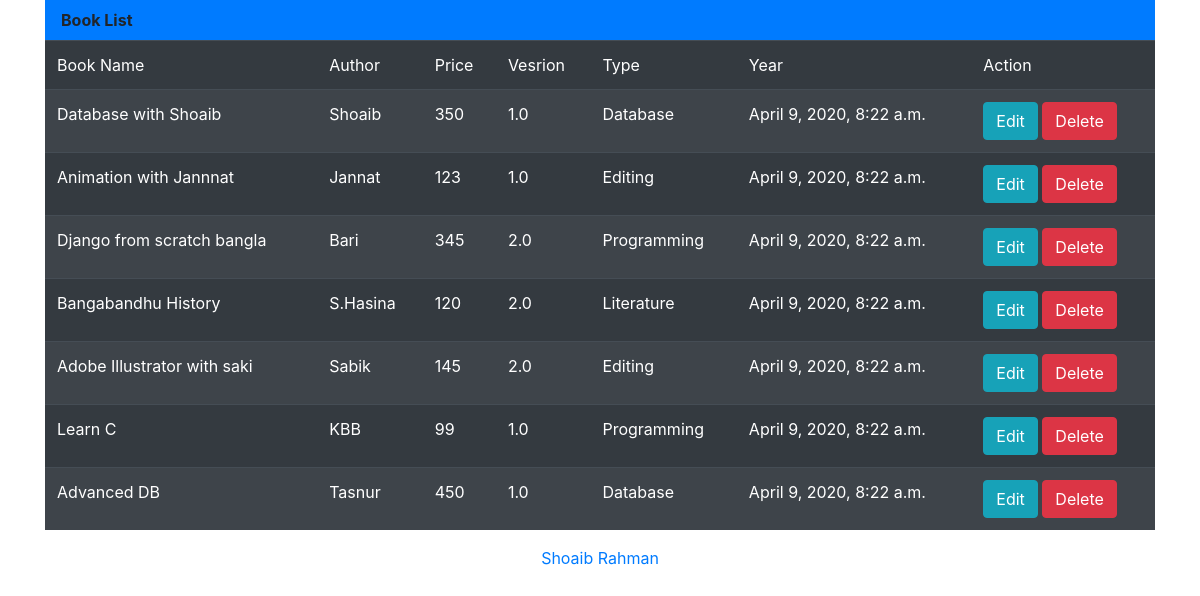
/book/, run on the app's committed database.
### bookshelf/models.py (models this page shows, shortened)
class books(models.Model):
    book_name = models.CharField(max_length=255)
    book_author = models.CharField(max_length=255)
    book_version = models.FloatField()
    book_price = models.PositiveIntegerField()
    publish_year = models.DateTimeField(default=timezone.now())
    booktype = models.ForeignKey(booktype, on_delete=models.CASCADE)

class booktype(models.Model):
    book_type = models.CharField(max_length=255)
    book_avail = models.CharField(max_length=255)
    book_publish = models.CharField(max_length=255)
    def __str__(self):
        return self.book_type

### bookshelf/views.py (the view)
# urls.py: path('', views.booksview, name='books'),
def booksview(request):
    obj = books.objects.all()
    return render(request, 'bookindex.html', {'x': obj})

### templates/BookIndex.html
{% extends 'master.html'%}
{% block bodycontents%}
<nav class="navbar navbar-dark bg-primary">
    <b>Book List</b>
</nav>
<body>
<table class="table table-striped table-dark">
    <thead>
    <tr>
        <td>Book Name</td>
        <td>Author</td>
        <td>Price</td>
        <td>Vesrion</td>
        <td>Type</td>
        <td>Year</td>
        <td>Action</td>
    </tr>
    </thead>
    <tbody>
    {% for book in  x %}
        <tr>
            <td>{{ book.book_name }}</td>
            <td>{{ book.book_author }}</td>
            <td>{{ book.book_price }}</td>
            <td>{{ book.book_version }}</td>
            <td>{{ book.booktype }}</td>
            <td>{{ book.publish_year }}</td>
            <td>
                <a href="edit/{{ book.id }}" class="btn btn-info">Edit</a>
                <a href="delete/{{ book.id }}" class="btn btn-danger">Delete</a>
            </td>
        </tr>
    {% endfor %}
    </tbody>
</table>
</body>
{% endblock %}

### templates/master.html (shortened to what this page needs)
<!DOCTYPE html>
<html lang="en">
<head>
    <link rel="stylesheet" href="https://stackpath.bootstrapcdn.com/bootstrap/4.4.1/css/bootstrap.min.css"
>
</head>
<div class="container">
    {% block bodycontents %}
    {% endblock %}
</div>
<footer style="text-align: center;color: crimson;">
    <a href="http://sites.google.com/view/shuvo" target="_blank">Shoaib Rahman</a>
</footer>
</html>

### data on the page
books: book_name "Database with Shoaib", book_author "Shoaib", book_price "350", book_version "1.0", booktype "Database", publish_year "April 9, 2020, 8:22 a.m."
books: book_name "Animation with Jannnat", book_author "Jannat", book_price "123", book_version "1.0", booktype "Editing", publish_year "April 9, 2020, 8:22 a.m."
books: book_name "Django from scratch bangla", book_author "Bari", book_price "345", book_version "2.0", booktype "Programming", publish_year "April 9, 2020, 8:22 a.m."
books: book_name "Bangabandhu History", book_author "S.Hasina", book_price "120", book_version "2.0", booktype "Literature", publish_year "April 9, 2020, 8:22 a.m."
books: book_name "Adobe Illustrator with saki", book_author "Sabik", book_price "145", book_version "2.0", booktype "Editing", publish_year "April 9, 2020, 8:22 a.m."
books: book_name "Learn C", book_author "KBB", book_price "99", book_version "1.0", booktype "Programming", publish_year "April 9, 2020, 8:22 a.m."
books: book_name "Advanced DB", book_author "Tasnur", book_price "450", book_version "1.0", booktype "Database", publish_year "April 9, 2020, 8:22 a.m."
